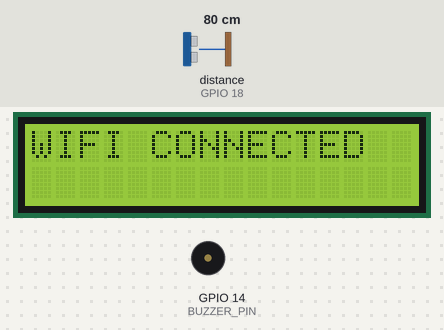
The sketch below on a simulated ESP32. On the bench: 16×2 character LCD, buzzer (waves = sounding, pin HIGH). Wiring (inferred from the names in the program): ultrasonic range finder: trigger GPIO 5; echo GPIO 18. Inputs (shaded band) come from the test bench; at power-on: distance to the obstacle (sensor on GPIO 18) 80 cm. The echo pulse lasts 58.3 µs per cm; WiFi joins after 1.5 s; servers stay silent unless stated; pins used as bus, display or sensor lines are not drawn; what the sketch prints to the serial monitor is not drawn.

Above: at 1.6 s.
At 5.0 s:
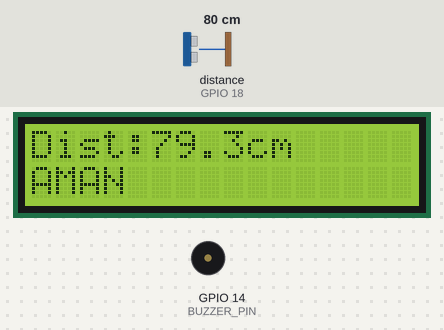
5.1 s: distance to the obstacle (sensor on GPIO 18) set to 12 cm
At 6.3 s:
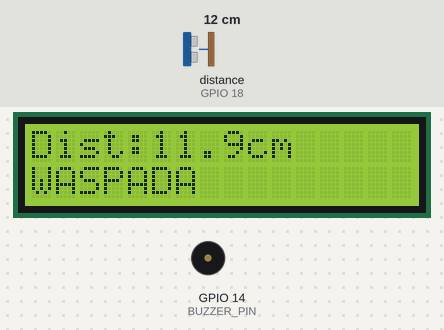
7.4 s: distance to the obstacle (sensor on GPIO 18) set to 9 cm
At 9.7 s:
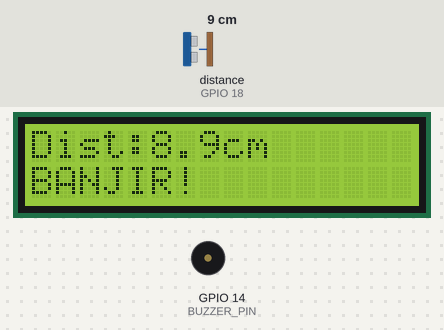
11.5 s: distance to the obstacle (sensor on GPIO 18) set to 2 cm
At 12.97 s:
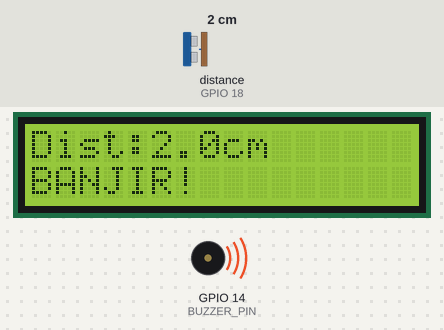
Timing chart, 0 to 20.5 s (numbered marks = the images above; inputs shaded):
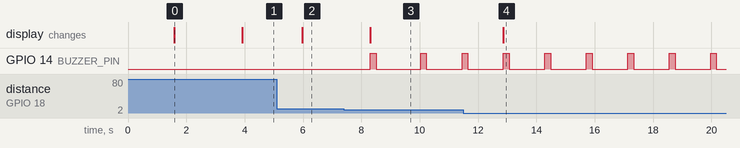

The sketch:

main.ino
```cpp
#include <WiFi.h>
#include <WiFiClientSecure.h>
#include <UniversalTelegramBot.h>
#include <Wire.h>
#include <LiquidCrystal_I2C.h>

//WIFI CONFIG
const char* ssid = " "; // ubah nama WiFi
const char* password = " "; // ubah password WiFi

// TELEGRAM
#define BOT_TOKEN " " // token bot Telegram
#define CHAT_ID " " // ID chat telegram

WiFiClientSecure client;
UniversalTelegramBot bot(BOT_TOKEN, client);

// CONFIG PIN
#define TRIG_PIN 5
#define ECHO_PIN 18
#define BUZZER_PIN 14

// LCD
LiquidCrystal_I2C lcd(0x27, 16, 2);

// VAR
long duration;
float distance;

bool warningSent = false;  // status kirim pesan WASPADA
bool alertSent = false; // status kirim pesan BANJIR

// SENSOR
float readDistance() {

  digitalWrite(TRIG_PIN, LOW);
  delayMicroseconds(2);

  digitalWrite(TRIG_PIN, HIGH);
  delayMicroseconds(10);

  digitalWrite(TRIG_PIN, LOW);

  duration = pulseIn(ECHO_PIN, HIGH, 30000);

  if(duration == 0) return -1;

  return duration * 0.034 / 2;
}

// ========== SETUP ==========
void setup() {

  Serial.begin(115200);

  pinMode(TRIG_PIN, OUTPUT);
  pinMode(ECHO_PIN, INPUT);
  pinMode(BUZZER_PIN, OUTPUT);

  digitalWrite(BUZZER_PIN, LOW);

  Wire.begin(21, 22);

  lcd.init();
  lcd.backlight();

  lcd.setCursor(0,0);
  lcd.print("CONNECT WIFI");

  WiFi.begin(ssid, password);

  while(WiFi.status() != WL_CONNECTED) {
    delay(500);
    Serial.print(".");
  }

  client.setInsecure();

  lcd.clear();
  lcd.print("WIFI CONNECTED");

  bot.sendMessage(CHAT_ID, "UNIT TESTING ONLINE", "");

  delay(2000);
  lcd.clear();
}

//LOOP
void loop() {

  distance = readDistance();

  lcd.clear();

  if(distance < 0) {
    lcd.setCursor(0,0);
    lcd.print("SENSOR ERROR");
    return;
  }

  lcd.setCursor(0,0);
  lcd.print("Dist:");
  lcd.print(distance,1);
  lcd.print("cm");

  // WARNING AMAN
  if(distance > 20) { //UBAH RANGE SENSOR

    lcd.setCursor(0,1);
    lcd.print("AMAN");

    digitalWrite(BUZZER_PIN, LOW);

    warningSent = false;
    alertSent = false;
  }

  // WASPADA
  else if(distance > 10) {

    lcd.setCursor(0,1);
    lcd.print("WASPADA");

    digitalWrite(BUZZER_PIN, LOW);

    if(!warningSent) {

      bot.sendMessage(CHAT_ID,
        "WASPADA BANJIR!\nJarak: " + String(distance), "");

      warningSent = true;
    }
  }

  // BANJIR
  else {

    lcd.setCursor(0,1);
    lcd.print("BANJIR!");

    digitalWrite(BUZZER_PIN, HIGH);
    delay(200); //delay BUZZER
    digitalWrite(BUZZER_PIN, LOW);
    delay(200);

    if(!alertSent) {

      bot.sendMessage(CHAT_ID,
        "BANJIR TERDETEKSI!\nJarak: " + String(distance), "");

      alertSent = true;
    }
  }

  delay(1000);
}
```

Measured:
- the behaviour switches between 11 and 10 cm on distance to the obstacle (sensor on GPIO 18) (found by bisection; images 2 and 3)
- after the input at 5.1 s, the display: changes after 0.87 s (image 2)
- after the input at 7.4 s, GPIO 14 (BUZZER_PIN): goes HIGH 0.20 s, LOW 1.5 s, HIGH 0.20 s, LOW 1.2 s, then HIGH, starting after 0.91 s; the display: changes after 0.91 s (image 3)
- after the input at 11.5 s, the display: changes after 1.4 s (image 4)
- what the display in image 0 shows lasts 2.3 s, from 1.6 s to 3.9 s
